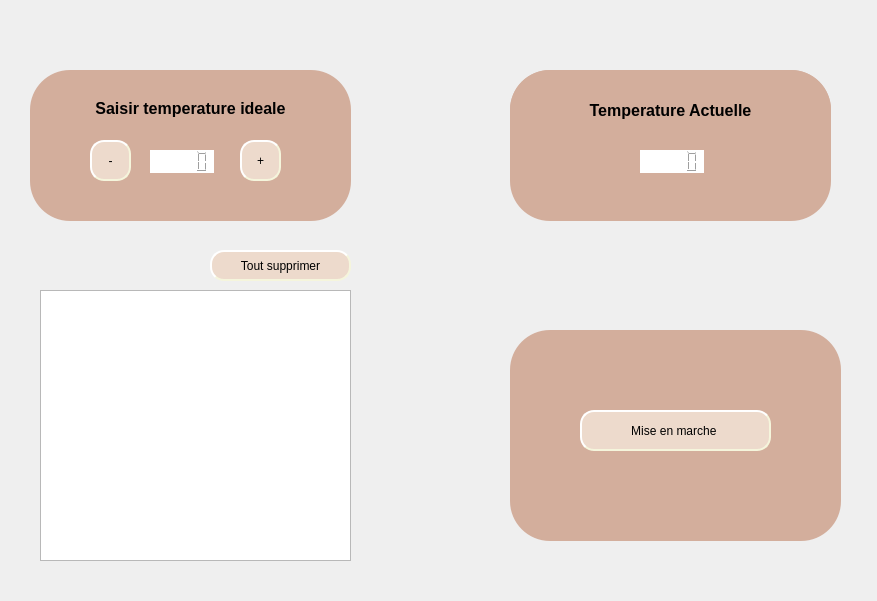
<?xml version="1.0" encoding="UTF-8"?>
<ui version="4.0">
 <class>Regulateur_temperature</class>
 <widget class="QWidget" name="Regulateur_temperature">
  <property name="geometry">
   <rect>
    <x>0</x>
    <y>0</y>
    <width>877</width>
    <height>601</height>
   </rect>
  </property>
  <property name="windowTitle">
   <string>Form</string>
  </property>
  <widget class="QWidget" name="gridWidget_11" native="true">
   <property name="geometry">
    <rect>
     <x>510</x>
     <y>70</y>
     <width>321</width>
     <height>151</height>
    </rect>
   </property>
   <property name="styleSheet">
    <string notr="true">background-color: rgb(211, 174, 156);
border-radius: 40px;</string>
   </property>
   <widget class="QLabel" name="label_38">
    <property name="geometry">
     <rect>
      <x>0</x>
      <y>0</y>
      <width>321</width>
      <height>81</height>
     </rect>
    </property>
    <property name="styleSheet">
     <string notr="true"/>
    </property>
    <property name="text">
     <string>&lt;html&gt;&lt;head/&gt;&lt;body&gt;&lt;p align=&quot;center&quot;&gt;&lt;span style=&quot; font-size:12pt; font-weight:600;&quot;&gt;Temperature Actuelle&lt;/span&gt;&lt;/p&gt;&lt;/body&gt;&lt;/html&gt;</string>
    </property>
   </widget>
   <widget class="QPushButton" name="supprimer_14">
    <property name="geometry">
     <rect>
      <x>140</x>
      <y>370</y>
      <width>101</width>
      <height>31</height>
     </rect>
    </property>
    <property name="styleSheet">
     <string notr="true">QPushButton
{
	background-color: rgb(237, 218, 204);
	color: rgb(0, 0, 0);
border-style: solid;
    border-radius: 6;
border-radius: 14px;

	border-style: outset;
    border-width: 2px;
    border-radius: 14px;
    border-color: beige;
  
 
    padding: 0px;
	
	
	
	font: 10pt &quot;Franklin Gothic Heavy&quot;;
}
QPushButton:hover
{
background-color: rgb(0, 143, 105);
	color: rgb(0, 0, 0);
}
QPushButton:pressed
{
background-color: rgb(0, 143, 105);
}</string>
    </property>
    <property name="text">
     <string>Supprimer</string>
    </property>
   </widget>
   <widget class="QLCDNumber" name="lcdNumber">
    <property name="geometry">
     <rect>
      <x>130</x>
      <y>80</y>
      <width>64</width>
      <height>23</height>
     </rect>
    </property>
    <property name="styleSheet">
     <string notr="true">background-color: rgb(255, 255, 255);</string>
    </property>
   </widget>
  </widget>
  <widget class="QWidget" name="gridWidget_10" native="true">
   <property name="geometry">
    <rect>
     <x>30</x>
     <y>70</y>
     <width>321</width>
     <height>151</height>
    </rect>
   </property>
   <property name="styleSheet">
    <string notr="true">background-color: rgb(211, 174, 156);
border-radius: 40px;</string>
   </property>
   <widget class="QLabel" name="label_35">
    <property name="geometry">
     <rect>
      <x>0</x>
      <y>20</y>
      <width>321</width>
      <height>81</height>
     </rect>
    </property>
    <property name="styleSheet">
     <string notr="true"/>
    </property>
    <property name="text">
     <string>&lt;html&gt;&lt;head/&gt;&lt;body&gt;&lt;p align=&quot;center&quot;&gt;&lt;span style=&quot; font-size:12pt; font-weight:600;&quot;&gt;Saisir temperature ideale&lt;/span&gt;&lt;/p&gt;&lt;p align=&quot;center&quot;&gt;&lt;span style=&quot; font-size:12pt; font-weight:600;&quot;&gt;&lt;br/&gt;&lt;/span&gt;&lt;/p&gt;&lt;/body&gt;&lt;/html&gt;</string>
    </property>
   </widget>
   <widget class="QPushButton" name="supprimer_9">
    <property name="geometry">
     <rect>
      <x>140</x>
      <y>370</y>
      <width>101</width>
      <height>31</height>
     </rect>
    </property>
    <property name="styleSheet">
     <string notr="true">QPushButton
{
	background-color: rgb(237, 218, 204);
	color: rgb(0, 0, 0);
border-style: solid;
    border-radius: 6;
border-radius: 14px;

	border-style: outset;
    border-width: 2px;
    border-radius: 14px;
    border-color: beige;
  
 
    padding: 0px;
	
	
	
	font: 10pt &quot;Franklin Gothic Heavy&quot;;
}
QPushButton:hover
{
background-color: rgb(0, 143, 105);
	color: rgb(0, 0, 0);
}
QPushButton:pressed
{
background-color: rgb(0, 143, 105);
}</string>
    </property>
    <property name="text">
     <string>Supprimer</string>
    </property>
   </widget>
   <widget class="QPushButton" name="plus">
    <property name="geometry">
     <rect>
      <x>210</x>
      <y>70</y>
      <width>41</width>
      <height>41</height>
     </rect>
    </property>
    <property name="styleSheet">
     <string notr="true">QPushButton

{
	background-color: rgb(237, 218, 204);
	color: rgb(0, 0, 0);
border-style: solid;
    border-radius: 6;
border-radius: 14px;

	border-style: outset;
    border-width: 2px;
    border-radius: 14px;
    border-color: beige;
  
 
    padding: 0px;
	
	
	
	font: 10pt &quot;Franklin Gothic Heavy&quot;;
}
QPushButton:hover
{
background-color: rgb(121, 99, 90);
	color: rgb(0, 0, 0);
}
QPushButton:pressed
{
background-color: rgb(121, 99, 90);
}</string>
    </property>
    <property name="text">
     <string>+</string>
    </property>
   </widget>
   <widget class="QPushButton" name="moins">
    <property name="geometry">
     <rect>
      <x>60</x>
      <y>70</y>
      <width>41</width>
      <height>41</height>
     </rect>
    </property>
    <property name="styleSheet">
     <string notr="true">QPushButton

{
	background-color: rgb(237, 218, 204);
	color: rgb(0, 0, 0);
border-style: solid;
    border-radius: 6;
border-radius: 14px;

	border-style: outset;
    border-width: 2px;
    border-radius: 14px;
    border-color: beige;
  
 
    padding: 0px;
	
	
	
	font: 10pt &quot;Franklin Gothic Heavy&quot;;
}
QPushButton:hover
{
background-color: rgb(121, 99, 90);
	color: rgb(0, 0, 0);
}
QPushButton:pressed
{
background-color: rgb(121, 99, 90);
}</string>
    </property>
    <property name="text">
     <string>-</string>
    </property>
   </widget>
   <widget class="QLCDNumber" name="lcdNumber_2">
    <property name="geometry">
     <rect>
      <x>120</x>
      <y>80</y>
      <width>64</width>
      <height>23</height>
     </rect>
    </property>
    <property name="styleSheet">
     <string notr="true">background-color: rgb(255, 255, 255);</string>
    </property>
   </widget>
  </widget>
  <widget class="QWidget" name="gridWidget_12" native="true">
   <property name="geometry">
    <rect>
     <x>510</x>
     <y>330</y>
     <width>331</width>
     <height>211</height>
    </rect>
   </property>
   <property name="styleSheet">
    <string notr="true">background-color: rgb(211, 174, 156);
border-radius: 40px;</string>
   </property>
   <widget class="QPushButton" name="supprimer_15">
    <property name="geometry">
     <rect>
      <x>140</x>
      <y>370</y>
      <width>101</width>
      <height>31</height>
     </rect>
    </property>
    <property name="styleSheet">
     <string notr="true">QPushButton
{
	background-color: rgb(237, 218, 204);
	color: rgb(0, 0, 0);
border-style: solid;
    border-radius: 6;
border-radius: 14px;

	border-style: outset;
    border-width: 2px;
    border-radius: 14px;
    border-color: beige;
  
 
    padding: 0px;
	
	
	
	font: 10pt &quot;Franklin Gothic Heavy&quot;;
}
QPushButton:hover
{
background-color: rgb(0, 143, 105);
	color: rgb(0, 0, 0);
}
QPushButton:pressed
{
background-color: rgb(0, 143, 105);
}</string>
    </property>
    <property name="text">
     <string>Supprimer</string>
    </property>
   </widget>
   <widget class="QPushButton" name="commencer">
    <property name="geometry">
     <rect>
      <x>70</x>
      <y>80</y>
      <width>191</width>
      <height>41</height>
     </rect>
    </property>
    <property name="styleSheet">
     <string notr="true">QPushButton
{
	background-color: rgb(237, 218, 204);
	color: rgb(0, 0, 0);
border-style: solid;
    border-radius: 6;
border-radius: 14px;

	border-style: outset;
    border-width: 2px;
    border-radius: 14px;
    border-color: beige;
  
 
    padding: 0px;
	
	
	
	font: 10pt &quot;Franklin Gothic Heavy&quot;;
}
QPushButton:hover
{
background-color: rgb(0, 143, 105);
	color: rgb(0, 0, 0);
}
QPushButton:pressed
{
background-color: rgb(0, 143, 105);
}</string>
    </property>
    <property name="text">
     <string>Mise en marche </string>
    </property>
   </widget>
  </widget>
  <widget class="QTableView" name="tableView_date">
   <property name="geometry">
    <rect>
     <x>40</x>
     <y>290</y>
     <width>311</width>
     <height>271</height>
    </rect>
   </property>
  </widget>
  <widget class="QPushButton" name="supprimer_date">
   <property name="geometry">
    <rect>
     <x>210</x>
     <y>250</y>
     <width>141</width>
     <height>31</height>
    </rect>
   </property>
   <property name="styleSheet">
    <string notr="true">QPushButton
{
	background-color: rgb(237, 218, 204);
	color: rgb(0, 0, 0);
border-style: solid;
    border-radius: 6;
border-radius: 14px;

	border-style: outset;
    border-width: 2px;
    border-radius: 14px;
    border-color: beige;
  
 
    padding: 0px;
	
	
	
	font: 10pt &quot;Franklin Gothic Heavy&quot;;
}
QPushButton:hover
{
background-color: rgb(0, 143, 105);
	color: rgb(0, 0, 0);
}
QPushButton:pressed
{
background-color: rgb(0, 143, 105);
}</string>
   </property>
   <property name="text">
    <string>Tout supprimer</string>
   </property>
  </widget>
 </widget>
 <resources/>
 <connections/>
</ui>
